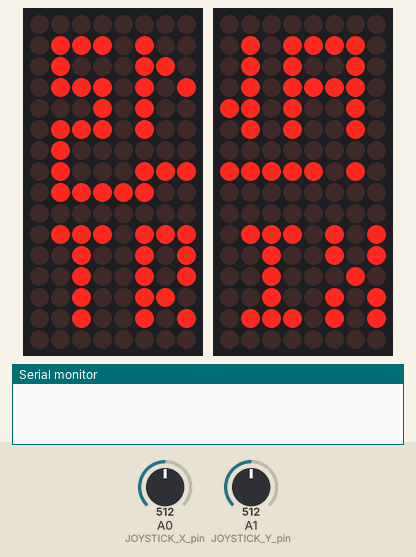
Simulated run of this sketch. Board: Arduino Uno, built with avr-gcc and run on an emulated ATmega328P. Shown: 2 × 8×16 LED matrix, the last lines printed to the serial monitor. Inputs (shaded band) come from the test bench; at power-on: A0 (JOYSTICK_X_pin) = 512, A1 (JOYSTICK_Y_pin) = 512. Random numbers use the default seed unless the sketch sets one.

Above: at 1.2 s.
1.3 s: A0 (JOYSTICK_X_pin) set to 883
2.8 s: A0 (JOYSTICK_X_pin) set to 913
At 5.2 s:
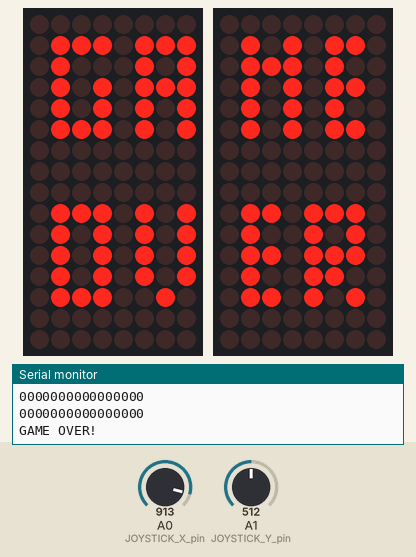
5.4 s: A1 (JOYSTICK_Y_pin) set to 110
8.4 s: A1 (JOYSTICK_Y_pin) set to 90
At 8.89 s:
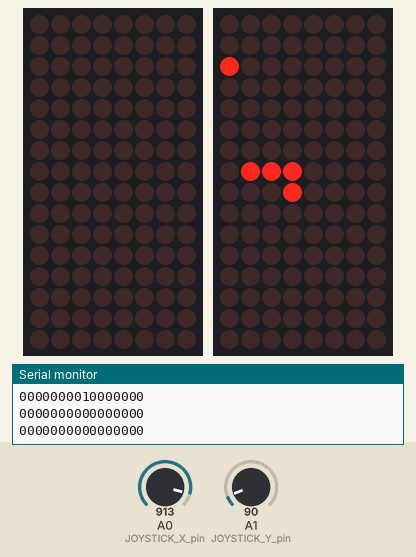
10.8 s: A0 (JOYSTICK_X_pin) set to 90
At 11.31 s:
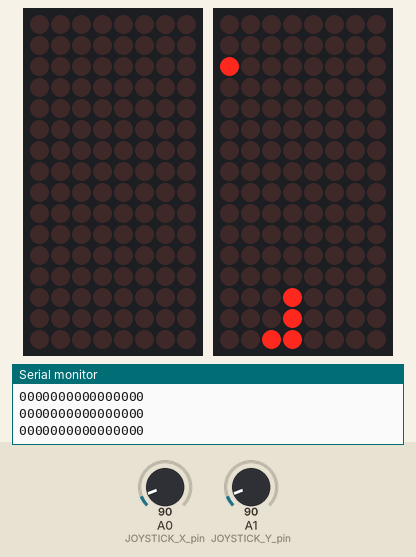
12.9 s: A1 (JOYSTICK_Y_pin) set to 122
At 14.88 s:
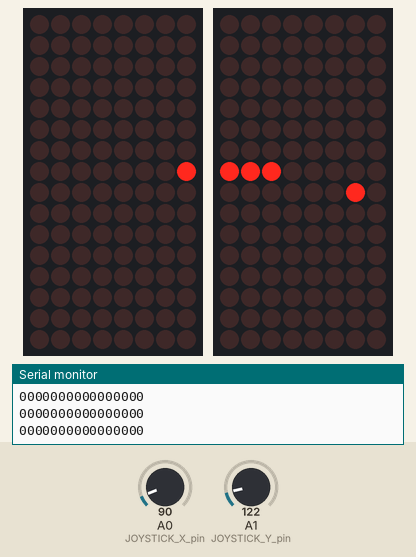
Timing chart, 0 to 16.4 s (numbered marks = the images above; inputs shaded):
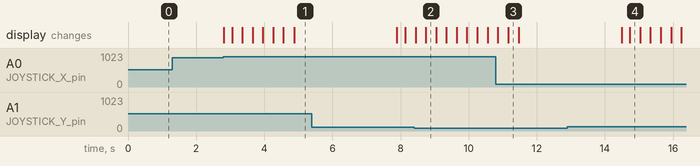

The sketch:

Snatrix_Main.ino
```cpp
// Include libraries for LED Matrix control
#include <Wire.h>
#include <Adafruit_GFX.h>
#include "Adafruit_LEDBackpack.h"

// Create LED Matrices: 2 16x8 matrices
// matrix1: Left matrix
// matrix2: Right matrix
Adafruit_8x16minimatrix matrix1 = Adafruit_8x16minimatrix();
Adafruit_8x16minimatrix matrix2 = Adafruit_8x16minimatrix();

// Configure Arduino pin numbers for joy-stick control
// Digital pin connected to switch output
const int JOYSTICK_SW_pin = 8;
// Analog pin connected to X output
const int JOYSTICK_X_pin = 0;
// Analog pin connected to Y output
const int JOYSTICK_Y_pin = 1;

// Classes: Snake, Pellet
// Snake Class
class Snake
{
  // Private states for Snake class
  // Variables of the Snake class are encapsulated
  private:
    // 2D array of row and column coordinates of the snake
    // Locations will be stored in a circular array, which will wrap around whenever the capcity is exceeded
    int location[256][2];
    // Integer variable pointing to the tail of the snake (pointer to the location 2D array)
    int tail;
    // Integer variable pointing to the head of the snake (pointer to the location 2D array)
    int head;
    // Character variable specifying snake direction
    char directionSnake;

  // Public behaviors for Snake class
  // Methods for augmenting the Snake class
  public:
    // Constructor for Snake class
    Snake() {
      // Set initial location of snake to be: (7, 6), (7, 7), (7, 8), (7, 9)
      location[0][0] = 7;
      location[0][1] = 6;
      location[1][0] = 7;
      location[1][1] = 7;
      location[2][0] = 7;
      location[2][1] = 8;
      location[3][0] = 7;
      location[3][1] = 9;

      //Set head and tail pointers
      tail = 0;
      head = 3;

      //Set direction to right
      directionSnake = 'r';
    }
    // Accessor method for tail variable
    int getTail() {
      return tail;
    }
    // Accessor method for head variable
    int getHead() {
      return head;
    }
    // Accessor method for row location of index x
    int getLocationRow(int x) {
      return location[x][0];
    }
    // Accessor method for column location of index y
    int getLocationColumn(int y) {
      return location[y][1];
    }
    // Accessor method for direction variable
    char getDirection() {
      return directionSnake;
    }
    // Mutator method for direction: Changing snake direction
    setDirection(char dir) {
      // Conditional to check if input is valid
      if (dir == 'u' || dir == 'd' || dir == 'l' || dir == 'r') {
        directionSnake = dir;
      }
    }
    // Method to update location snake
    // Returns a boolean specifying whether the location update is valid
    bool newLocation() {
      //  Create a outOfBounds boolean to be returned
      bool outOfBounds = false;
      // Save previous head and tail locations
      int prevHead = head;
      int prevTail = tail;
      // Set new head location
      head = head + 1;
      // Set new tail location
      tail = tail + 1;
      // Wrap around the circular array if head > 255 or tail > 255
      if (head > 255) {
        head = 0;
      }
      if (tail > 255) {
        tail = 0;
      }
      // Get previous location
      int newRow = getLocationRow(prevHead);
      int newColumn = getLocationColumn(prevHead);
      // Update location according to direction
      switch (directionSnake) {
        case 'u':
          newRow = newRow - 1;
          break;
        case 'd':
          newRow = newRow + 1;
          break;
        case 'l':
          newColumn = newColumn - 1;
          break;
        case 'r':
          newColumn = newColumn + 1;
          break;
      }
      // Check for out of bounds. Reset if out of bounds.
      if (newRow >= 16) {
        newRow = newRow - 1;
        outOfBounds = true;
      }
      if (newRow < 0) {
        newRow = newRow + 1;
        outOfBounds = true;
      }
      if (newColumn >= 16) {
        newColumn = newColumn - 1;
        outOfBounds = true;
      }
      if (newColumn < 0) {
        newColumn = newColumn + 1;
        outOfBounds = true;
      }
      // Update new head location
      location[head][0] = newRow;
      location[head][1] = newColumn;
      return outOfBounds;
    }
    // Method for eating Pellets:
    // Increase length by changing head node without changing the tail node
    bool eatPellet() {
      // Use Snake's newLocation() method but reset the tail node
      bool outOfBounds = newLocation();
      // Set tail pointer back to previous location
      tail = tail - 1;
      // If tail index is less than 1, wrap around circular array
      if (tail < 0) {
        tail = 255;
      }
    }
};

// Pellet Class
class Pellet
{
  // Private states of the Pellet Class
  // Variables are encapsulated
  private:
    // Define an integer variable for the row coordinate of the pellet
    int rowLocation;
    // Define an integer variable for the column coordinate of the pellet
    int columnLocation;
  // Public behaviors of the Pellet Class
  // Methods
  public:
    // Constructor method
    Pellet() {
      //Set initial location
      randomizeLocation();
    }
    // Accessor for getting the row of the pellet
    int getRow() {
      return rowLocation;
    }
    // Accessor for getting the column of the pellet
    int getColumn() {
      return columnLocation;
    }
    // Method for randomizing location
    randomizeLocation() {
      //Use of Arduino library random function to generate a number between 0 and 15
      rowLocation = random(0, 16);
      columnLocation = random(0, 16);
    }
};

// Declare a 16 by 16 2D array of bools corresponding to the 16 by 16 board
bool board[16][16];
// Define a variable to store current elapsed time
unsigned long currentTime;
// Define a variable to store time of last board update
unsigned long previousTime = 0;
// Define a constant for board update interval
const long interval = 50;

// Splash Screens: Start and Game Over
static const uint8_t PROGMEM
game_over_matrix_1[] =
{ B00000000,
  B01110111,
  B01000101,
  B01010111,
  B01010101,
  B01110101,
  B00000000,
  B00000000,
  B00000000,
  B01110101,
  B01010101,
  B01010101,
  B01010101,
  B01110010,
  B00000000,
  B00000000
},
game_over_matrix_2[] =
{ B00000000,
  B01010110,
  B01110100,
  B01010110,
  B01010100,
  B01010110,
  B00000000,
  B00000000,
  B00000000,
  B01101110,
  B01001010,
  B01101110,
  B01001100,
  B01101010,
  B00000000,
  B00000000
},
start_matrix_1[] =
{ B00000000,
  B01110100,
  B01000110,
  B01110101,
  B00010100,
  B01110100,
  B01000000,
  B01000111,
  B01111100,
  B00000000,
  B01110111,
  B00100101,
  B00100101,
  B00100110,
  B00100101,
  B00000000
},
start_matrix_2[] =
{
  B00000000,
  B01011110,
  B01010010,
  B01011110,
  B11010010,
  B01010010,
  B00000000,
  B11111010,
  B00000000,
  B00000000,
  B01110101,
  B00100101,
  B00100010,
  B00100101,
  B01110101,
  B00000000
};

// Define a snake object
Snake snake;
// Define a pellet object
Pellet pellet;
// Define a boolean to check whether to continue the game
bool runGame;
// Define a boolean to check whether to bring up start screen splash screen
bool startScreen;
// Define a boolean to check whether to bring up game over splash screen
bool gameOverScreen;
// Define a boolean to check if a direction change is allowed
bool directionChangeAllowed;

// Arduino setup function
void setup() {
  // Start serial monitor: For debugging
  Serial.begin(9600);

  // Call setUpBoard() function: Defined below loop
  setUpBoard();

  // Start by bringing up the start game splash screen
  // Set runGame to be false
  runGame = false;
  // Set startScreen to true
  startScreen = true;
  // Set gameOverScreen to false
  gameOverScreen = false;

  // Setup for Joystick switch input
  pinMode(JOYSTICK_SW_pin, INPUT);
  digitalWrite(JOYSTICK_SW_pin, LOW);

  // Setup for LED Matrices
  matrix1.begin(0x70);
  matrix2.begin(0x72);

  // Initialize direction change allowed to true
  directionChangeAllowed = true;
}

void loop() {

  // If the startScreen boolean is TRUE
  if (startScreen) {
    // Display start game splash screen
    matrix1.clear();
    matrix2.clear();
    matrix1.drawBitmap(0, 0, start_matrix_1, 8, 16, 1);
    matrix2.drawBitmap(0, 0, start_matrix_2, 8, 16, 1);
    matrix1.writeDisplay();
    matrix2.writeDisplay();

    // Check if user moves the joystick
    // If joystick is moved, change startScreen to false and runGame to true
    if((analogRead(JOYSTICK_Y_pin) < 100 || analogRead(JOYSTICK_Y_pin) > 900 || analogRead(JOYSTICK_X_pin) < 100 || analogRead(JOYSTICK_X_pin) > 900) && runGame == false) {
      matrix1.clear();
      matrix2.clear();
      startScreen = false;
      runGame = true;
    }
  }

  // While the runGame boolean is TRUE
  while (runGame) {
    // Set currentTime equal to millis
    currentTime = millis();

    // Control using Joystick
    int YAxisofJoyStick = analogRead(JOYSTICK_Y_pin);
    int XAxisofJoyStick = analogRead(JOYSTICK_X_pin);
    // Get the current direction of the snake
    char snakeCurDirection = snake.getDirection();
    // Create a char variable to store future direction of snake
    // The snake's direction will be updated upon frame change on the LED matrix
    char snakeFutureDirection;
    // According to user input on the joy-stick, the snakeFutureDirection variable will be augmented
    // the directionChangeAllowed variable will be changed to false to prevent direction changes between LED frame updates
    if (YAxisofJoyStick > 1000 && directionChangeAllowed) {
      if (snakeCurDirection == 'l' || snakeCurDirection == 'r') {
        // The snake can only go up if it is on a horizontal path
        snakeFutureDirection = 'u';
        directionChangeAllowed = false;
      }
    }
    if (YAxisofJoyStick < 100 && directionChangeAllowed) {
      // The snake can only go down if it is on a horizontal path
      if (snakeCurDirection == 'l' || snakeCurDirection == 'r') {
        snakeFutureDirection = 'd';
        directionChangeAllowed = false;
      }
    }
    if (XAxisofJoyStick > 1000 && directionChangeAllowed) {
      // The snake can only go right if it is on a vertical path
      if (snakeCurDirection == 'u' || snakeCurDirection == 'd') {
        snakeFutureDirection = 'r';
        directionChangeAllowed = false;
      }
    }
    if (XAxisofJoyStick < 100 && directionChangeAllowed) {
      // The snake can only go left if it is on a vertical path
      if (snakeCurDirection == 'u' || snakeCurDirection == 'd') {
        snakeFutureDirection = 'l';
        directionChangeAllowed = false;
      }
    }

    // Debounce
    delayMicroseconds(50000);

    // Update board for every defined interval of time
    if (currentTime - previousTime >= interval) {
      previousTime = currentTime;


      // Clear board
      for (int row = 0; row < 16; row++) {
        for (int column = 0; column < 16; column++) {
          board[row][column] = 0;
        }
      }

      // Update Snake location on Board
      for (int coordinate = snake.getTail(); coordinate <= snake.getHead(); coordinate++) {
        int snakeRow = snake.getLocationRow(coordinate);
        int snakeColumn = snake.getLocationColumn(coordinate);
        board[snakeRow][snakeColumn] = 1;
      }

      // Update pellet location on board
      int pelletRow = pellet.getRow();
      int pelletColumn = pellet.getColumn();
      board[pelletRow][pelletColumn] = 3;

      // Print Board to LED Matrix
      // Print first half of board to matrix1
      for (int row = 0; row < 16; row++) {
        for (int column = 0; column < 8; column++) {
          matrix1.drawPixel(column, row, board[row][column]);
        }
      }
      // Print second half of board to matrix2
      for (int row = 0; row < 16; row++) {
        for (int column = 8; column < 16; column++) {
          matrix2.drawPixel(column - 8, row, board[row][column]);
        }
      }
      matrix1.writeDisplay();
      matrix2.writeDisplay();

      // Print board to Serial: For debugging
      for (int row = 0; row < 16; row++) {
        for (int column = 0; column < 16; column++) {
          Serial.print(board[row][column]);
        }
        Serial.println("");
      }
      Serial.println("");

      // Update snake direction
      // Reset directionChangeAllowed variable so the direction can be updated again for the next frame
      snake.setDirection(snakeFutureDirection);
      directionChangeAllowed = true;

      // Define a boolean variable to check if the snake is out of bounds
      bool outOfBounds = false;
      // Update snake location
      //Check if snake is in contact with the pellet
      if (snake.getLocationRow(snake.getHead()) == pellet.getRow() && snake.getLocationColumn(snake.getHead()) == pellet.getColumn()) {
        // If the snake is in contact with the pellet, randomize pellet location, increase snake length
        pellet.randomizeLocation();
        outOfBounds = snake.eatPellet();
      } else {
        // Otherwise, just uptdate the snake location
        outOfBounds = snake.newLocation();
      }
      // Notes: The methods snake.eatPellet() and snake.newLocation() both return bools which specify whether the snake is out of bounds

      // Check if the snake has run into itself
      bool hitItself = false;
      // If the head position is less than the tail position (circular array), iterate from head down to 0 then from max length of the snake location array to tail
      if (snake.getHead() < snake.getTail()) {
        for (int x = snake.getHead() - 2; x >= 0; x--) {
          // Check if the head of the Snake is in the same location as any other part of the snake body 2 locations from its head
          if (snake.getLocationRow(snake.getHead()) == snake.getLocationRow(x) && snake.getLocationColumn(snake.getHead()) == snake.getLocationColumn(x)) {
            hitItself = true;
            break;
          }
        }
        for (int x = 255; x >= snake.getTail(); x--) {
          // Check if the head of the Snake is in the same location as any other part of the snake body
          if (snake.getLocationRow(snake.getHead()) == snake.getLocationRow(x) && snake.getLocationColumn(snake.getHead()) == snake.getLocationColumn(x)) {
            hitItself = true;
            break;
          }
        }
      } else {
        // If the head position is greater than the tail position
        for (int x = snake.getHead() - 2; x >= snake.getTail(); x--) {
          // Check if the head of the Snake is in the same location as any other part of the snake body 2 locations from its head
          if (snake.getLocationRow(snake.getHead()) == snake.getLocationRow(x) && snake.getLocationColumn(snake.getHead()) == snake.getLocationColumn(x)) {
            hitItself = true;
            break;
          }
        }
      }
      // If snake hits itself or goes out of bounds, end game
      if (hitItself || outOfBounds) {
        Serial.print("\n");
        Serial.print("GAME OVER!");
        // Sets runGame to false, which causes the code to exit out of the game loop
        runGame = false;
        // Set gameOverSCreen to true, which will bring up the game over splash screen
        gameOverScreen = true;
      }
    }

  }

  // Show game over splash screen for 3 seconds
  if(gameOverScreen) {

    matrix1.clear();
    matrix2.clear();
    matrix1.drawBitmap(0, 0, game_over_matrix_1, 8, 16, 1);
    matrix2.drawBitmap(0, 0, game_over_matrix_2, 8, 16, 1);
    matrix1.writeDisplay();
    matrix2.writeDisplay();
    delay(3000);
    gameOverScreen = false;
    // Set startScreen to true to bring up the start screen
    startScreen = true;
    //Reset Board
    setUpBoard();
  }

}

//Function to set up a new board
void setUpBoard() {
  // Populate board and boardStatus
  for (int row = 0; row < 16; row++) {
    for (int column = 0; column < 16; column++) {
      // Initialize entire board as off
      board[row][column] = 0;
    }
  }
  // Initialize a snake object
  snake = Snake();

  // Initialize a pellet object
  pellet = Pellet();

}
```

Measured:
- the behaviour switches between 900 and 901 on A0 (JOYSTICK_X_pin) (found by bisection; images 0 and 1)
- the behaviour switches between 100 and 99 on A1 (JOYSTICK_Y_pin) (found by bisection; images 1 and 2)
- after the input at 1.3 s, every drawn part: stays the same
- after the input at 2.8 s, the display: first changes at once (image 1 shows a later state)
